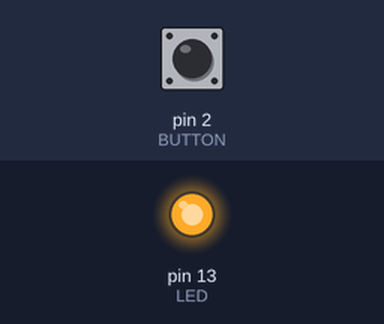
The sketch below on a simulated Arduino Uno, built with avr-gcc and run on an emulated ATmega328P. On the bench: output pins drawn as LEDs (lit = HIGH). Inputs (shaded band) come from the test bench; at power-on: pin 2 (BUTTON) LOW.

Above: at 1.2 s.
1.3 s: pin 2 (BUTTON) pulled HIGH for 0.15 s
At 1.4 s:
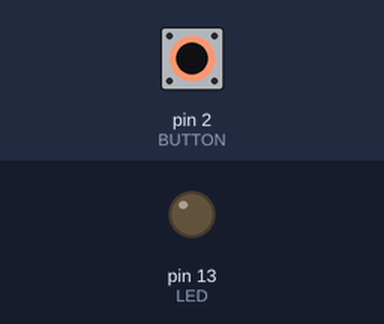
3.0 s: pin 2 (BUTTON) pulled HIGH for 3.2 s
At 7.5 s:
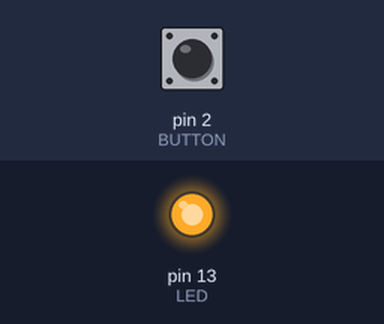
Timing chart, 0 to 9.0 s (numbered marks = the images above; inputs shaded):
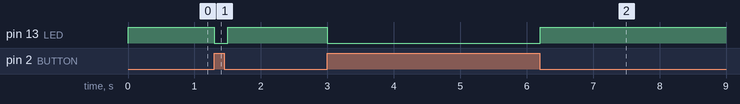

Measured:
- after the input at 1.3 s, pin 13 (LED): HIGH → LOW at once, → HIGH 0.20 s later
- after the input at 3.0 s, pin 13 (LED): HIGH → LOW at once, → HIGH 3.2 s later

The sketch:

BotaoDesliga.ino
```cpp
int LED = 13;
int BUTTON = 2;
int estado = LOW;

void setup() {
  pinMode(LED, OUTPUT);
  pinMode(BUTTON, INPUT);
}

void loop() {
  int estado = digitalRead(BUTTON);
  if(estado == HIGH){
    digitalWrite(LED, LOW);
  }
  else{
    digitalWrite(LED, HIGH);
  }
  delay(100);
}
```
